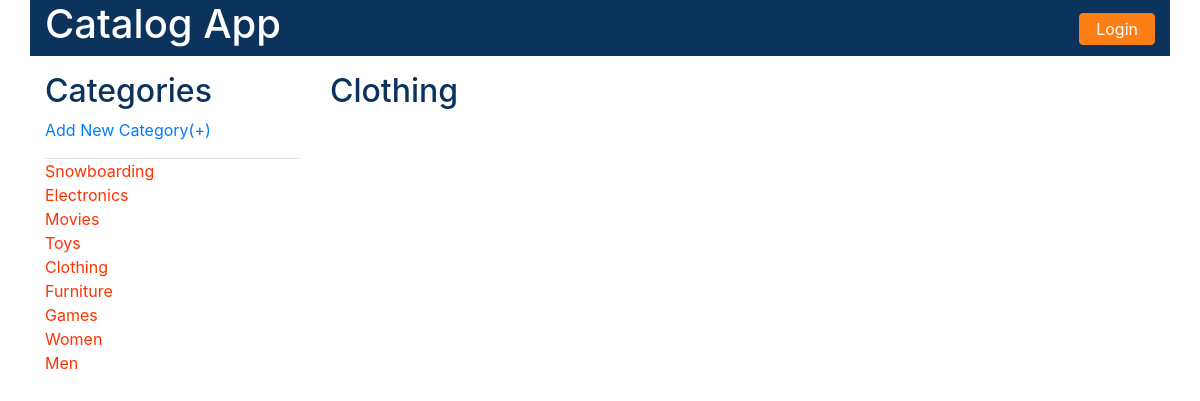
/catalog/Clothing/items/, run on the app's committed database.
### models.py (models this page shows, shortened)
class Category(Base):
    __tablename__ = 'category'
    id = Column(Integer, primary_key=True)
    name = Column(String(250))
    user_id = Column(Integer, ForeignKey('user.id'))
    user = relationship(User)

### catalogViews.py (the view)
@app.route('/catalog/<category_name>/')
@app.route('/catalog/<category_name>/items/')
def show_category_items(category_name):
    try:
        category = session.query(Category).filter_by(
            name=category_name).first()
        categories = session.query(Category).all()
        if category is not None:
            items = session.query(Item).filter_by(category_id=category.id)
            if 'username' not in login_session:
                return render_template('public_category.html',
                                       category=category, items=items,
                                       categories=categories)
            else:
                return render_template('category.html',
                                       category=category, items=items,
                                       categories=categories)
        else:
            return "No Items to display"
    except:
        print("""show_category_items:
         Exception communicating with the database.""")

### templates/public_category.html (shortened to what this page needs)
<!DOCTYPE html>
<html lang="en">
<head>
    <link rel="stylesheet" href="{{ url_for('static', filename='css/bootstrap.css') }}">
    <link rel="stylesheet" href="{{ url_for('static', filename='css/style.css') }}">
</head>
<body>
<main class="container">
    <header class="row">
        <h1 class="col-md-4 text-left"><a href="{{url_for('show_categories')}}" style="color:white">Catalog App</a></h1>
        <div class="col-md-6"></div>
        <div class="col-md-2 text-right">
            {% if not session['username'] %}
            <form method="GET" action="{{url_for('showLogin')}}">
                <button type="submit" class="text-center btn btn-default login">Login</button>
            </form>
            {% endif %}
        </div>
    </header>
    <section class="row vdivide">
        <sidebar class="col-md-3">
            <h2>Categories</h2>
            <form action="#" method="POST">
                <a href="{{url_for('add_category')}}">Add New Category(+)</a>
                <hr/>
                <ul class="text-left">
                    {% for category in categories %}
                    <li>
                        <a
                                href="{{url_for('show_category_items', category_name = category.name)}}"><span
                                class="item-category">{{category.name}}</span>
                        </a>
                    </li>
                    {% endfor %}
                </ul>
            </form>
        </sidebar>
        <section class="col-md-9 items">
            <h2>{{category.name}}</h2>
        </section>
    </section>
</main>
</body>
</html>

### static/css/style.css (style rules this page uses)
.item-category { color: #ff3300; }
h2 { color: #0b335c; }
hr { margin: 1em 0 0 0; }
section { margin-top: 1em; }
section.items { margin-top: 0; }
header { background-color: #0b335c; }
ul { list-style: none; padding-left: 0px; }
.login { background-color: #fd7e14; border-color: #fd7e14; margin: 0.8em 0 0.5em 0; padding: 0.2em 1em 0.2em 1em; color: white; }

### data on the page
Category: name "Snowboarding"
Category: name "Electronics"
Category: name "Movies"
Category: name "Toys"
Category: name "Clothing"
Category: name "Furniture"
Category: name "Games"
Category: name "Women"
Category: name "Men"
